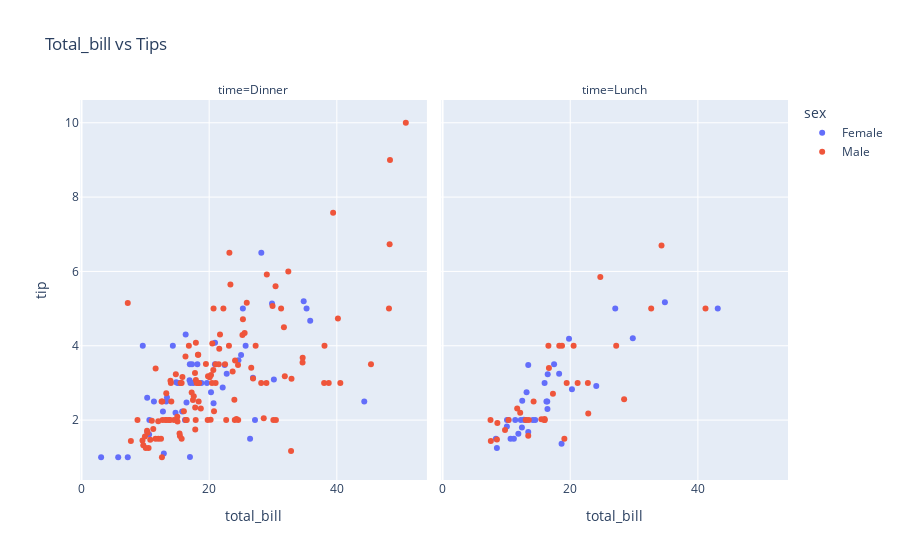

Notebook cell for this chart:
### Code cell
px.scatter(tips,x='total_bill',y='tip',title='Total_bill vs Tips',color='sex',
           facet_col='time'
           )

### Figure 1 — Plotly figure (JSON) as saved in the notebook; plotly's stock layout.template omitted (floating-point values rounded to 4 significant figures)
{"data": [{"hovertemplate": "sex=Female<br>time=Dinner<br>total_bill=%{x}<br>tip=%{y}<extra></extra>", "legendgroup": "Female", "marker": {"color": "#636efa", "symbol": "circle"}, "mode": "markers", "name": "Female", "orientation": "v", "showlegend": true, "type": "scatter", "x": [16.99, 24.59, 35.26, 14.83, 10.33, 16.97, 20.29, 15.77, 19.65, 15.06, 20.69, 16.93, 10.29, 34.81, 26.41, 16.45, 3.07, 17.07, 26.86, 25.28, 14.73, 5.75, 16.32, 22.75, 11.35, 15.38, 44.3, 22.42, 20.92, 14.31, 7.25, 25.71, 17.31, 29.85, 25, 13.39, 16.21, 17.51, 10.59, 10.63, 9.6, 20.9, 18.15, 12.76, 13.27, 28.17, 12.9, 30.14, 22.12, 35.83, 27.18, 18.78], "xaxis": "x", "y": [1.01, 3.61, 5, 3.02, 1.67, 3.5, 2.75, 2.23, 3, 3, 2.45, 3.07, 2.6, 5.2, 1.5, 2.47, 1, 3, 3.14, 5, 2.2, 1, 4.3, 3.25, 2.5, 3, 2.5, 3.48, 4.08, 4, 1, 4, 3.5, 5.14, 3.75, 2.61, 2, 3, 1.61, 2, 4, 3.5, 3.5, 2.23, 2.5, 6.5, 1.1, 3.09, 2.88, 4.67, 2, 3], "yaxis": "y"}, {"hovertemplate": "sex=Female<br>time=Lunch<br>total_bill=%{x}<br>tip=%{y}<extra></extra>", "legendgroup": "Female", "marker": {"color": "#636efa", "symbol": "circle"}, "mode": "markers", "name": "Female", "orientation": "v", "showlegend": false, "type": "scatter", "x": [10.07, 34.83, 10.65, 12.43, 24.08, 13.42, 12.48, 29.8, 14.52, 11.38, 20.27, 11.17, 12.26, 18.26, 8.51, 10.33, 14.15, 13.16, 17.47, 27.05, 16.43, 8.35, 18.64, 11.87, 19.81, 43.11, 13, 12.74, 13, 16.4, 16.47, 13.42, 15.98, 16.27, 10.09], "xaxis": "x2", "y": [1.83, 5.17, 1.5, 1.8, 2.92, 1.68, 2.52, 4.2, 2, 2, 2.83, 1.5, 2, 3.25, 1.25, 2, 2, 2.75, 3.5, 5, 2.3, 1.5, 1.36, 1.63, 4.19, 5, 2, 2.01, 2, 2.5, 3.23, 3.48, 3, 2.5, 2], "yaxis": "y2"}, {"hovertemplate": "sex=Male<br>time=Dinner<br>total_bill=%{x}<br>tip=%{y}<extra></extra>", "legendgroup": "Male", "marker": {"color": "#EF553B", "symbol": "circle"}, "mode": "markers", "name": "Male", "orientation": "v", "showlegend": true, "type": "scatter", "x": [10.34, 21.01, 23.68, 25.29, 8.77, 26.88, 15.04, 14.78, 10.27, 15.42, 18.43, 21.58, 16.29, 20.65, 17.92, 39.42, 19.82, 17.81, 13.37, 12.69, 21.7, 9.55, 18.35, 17.78, 24.06, 16.31, 18.69, 31.27, 16.04, 17.46, 13.94, 9.68, 30.4, 18.29, 22.23, 32.4, 28.55, 18.04, 12.54, 9.94, 25.56, 19.49, 38.01, 11.24, 48.27, 20.29, 13.81, 11.02, 18.29, 17.59, 20.08, 20.23, 15.01, 12.02, 10.51, 17.92, 28.97, 22.49, 40.17, 27.28, 12.03, 21.01, 12.46, 15.36, 20.49, 25.21, 18.24, 14, 38.07, 23.95, 29.93, 14.07, 13.13, 17.26, 24.55, 19.77, 48.17, 16.49, 21.5, 12.66, 13.81, 24.52, 20.76, 31.71, 50.81, 15.81, 7.25, 31.85, 16.82, 32.9, 17.89, 14.48, 34.63, 34.65, 23.33, 45.35, 23.17, 40.55, 20.69, 30.46, 23.1, 15.69, 26.59, 38.73, 24.27, 30.06, 25.89, 48.33, 28.15, 11.59, 7.74, 20.45, 13.28, 24.01, 15.69, 11.61, 10.77, 15.53, 10.07, 12.6, 32.83, 29.03, 22.67, 17.82], "xaxis": "x", "y": [1.66, 3.5, 3.31, 4.71, 2, 3.12, 1.96, 3.23, 1.71, 1.57, 3, 3.92, 3.71, 3.35, 4.08, 7.58, 3.18, 2.34, 2, 2, 4.3, 1.45, 2.5, 3.27, 3.6, 2, 2.31, 5, 2.24, 2.54, 3.06, 1.32, 5.6, 3, 5, 6, 2.05, 3, 2.5, 1.56, 4.34, 3.51, 3, 1.76, 6.73, 3.21, 2, 1.98, 3.76, 2.64, 3.15, 2.01, 2.09, 1.97, 1.25, 3.08, 3, 3.5, 4.73, 4, 1.5, 3, 1.5, 1.64, 4.06, 4.29, 3.76, 3, 4, 2.55, 5.07, 2.5, 2, 2.74, 2, 2, 5, 2, 3.5, 2.5, 2, 3.48, 2.24, 4.5, 10, 3.16, 5.15, 3.18, 4, 3.11, 2, 2, 3.55, 3.68, 5.65, 3.5, 6.5, 3, 5, 2, 4, 1.5, 3.41, 3, 2.03, 2, 5.16, 9, 3, 1.5, 1.44, 3, 2.72, 2, 3, 3.39, 1.47, 3, 1.25, 1, 1.17, 5.92, 2, 1.75], "yaxis": "y"}, {"hovertemplate": "sex=Male<br>time=Lunch<br>total_bill=%{x}<br>tip=%{y}<extra></extra>", "legendgroup": "Male", "marker": {"color": "#EF553B", "symbol": "circle"}, "mode": "markers", "name": "Male", "orientation": "v", "showlegend": false, "type": "scatter", "x": [27.2, 22.76, 17.29, 19.44, 16.66, 32.68, 15.98, 13.03, 18.28, 24.71, 21.16, 11.69, 14.26, 15.95, 8.52, 22.82, 19.08, 16, 34.3, 41.19, 9.78, 7.51, 28.44, 15.48, 16.58, 7.56, 10.34, 13.51, 18.71, 20.53, 12.16, 8.58, 13.42], "xaxis": "x2", "y": [4, 3, 2.71, 3, 3.4, 5, 2.03, 2, 4, 5.85, 3, 2.31, 2.5, 2, 1.48, 2.18, 1.5, 2, 6.7, 5, 1.73, 2, 2.56, 2.02, 4, 1.44, 2, 2, 4, 4, 2.2, 1.92, 1.58], "yaxis": "y2"}], "layout": {"annotations": [{"font": {}, "showarrow": false, "text": "time=Dinner", "x": 0.245, "xanchor": "center", "xref": "paper", "y": 1, "yanchor": "bottom", "yref": "paper"}, {"font": {}, "showarrow": false, "text": "time=Lunch", "x": 0.755, "xanchor": "center", "xref": "paper", "y": 1, "yanchor": "bottom", "yref": "paper"}], "legend": {"title": {"text": "sex"}, "tracegroupgap": 0}, "title": {"text": "Total_bill vs Tips"}, "xaxis": {"anchor": "y", "domain": [0, 0.49], "title": {"text": "total_bill"}}, "xaxis2": {"anchor": "y2", "domain": [0.51, 1], "matches": "x", "title": {"text": "total_bill"}}, "yaxis": {"anchor": "x", "domain": [0, 1], "title": {"text": "tip"}}, "yaxis2": {"anchor": "x2", "domain": [0, 1], "matches": "y", "showticklabels": false}}}
